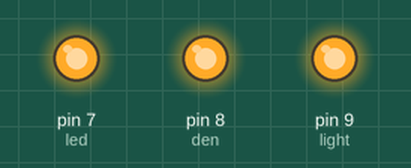
This sketch was run on a simulated Arduino Uno, built with avr-gcc and run on an emulated ATmega328P. Shown: output pins drawn as LEDs (lit = HIGH).

Above: at 0.5 s.
At 1.2 s:
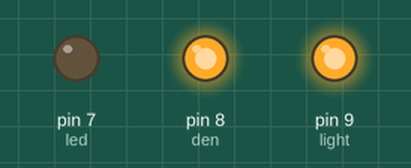
At 1.7 s:
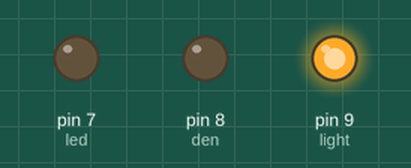
At 4.7 s:
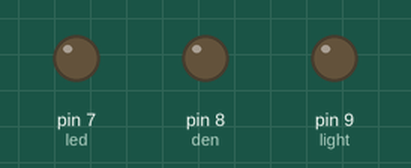
Timing chart, 0 to 5.8 s (numbered marks = the images above):
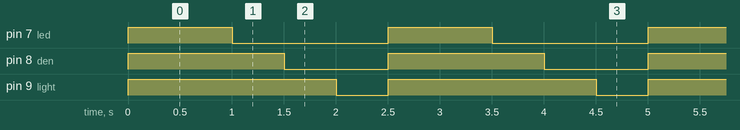

Measured:
- by itself, pin 7 (led): alternates HIGH for 1.0 s and LOW for 1.5 s
- by itself, pin 8 (den): alternates HIGH for 1.5 s and LOW for 1.0 s
- by itself, pin 9 (light): alternates HIGH for 2.0 s and LOW for 0.50 s

The sketch:

led.ino
```cpp
int led=7;
int den=8;
int light=9;
void setup() {
  // put your setup code here, to run once:

pinMode(den,OUTPUT);
pinMode(led,OUTPUT);
pinMode(light,OUTPUT);
}

void loop() {
  // put your main code here, to run repeatedly:

digitalWrite(den,HIGH);
digitalWrite(led,HIGH);
digitalWrite(light,HIGH);
delay(1000);
digitalWrite(led,LOW);
delay(500);
digitalWrite(den,LOW);
delay(500);
digitalWrite(light,LOW);
delay(500);
}
```
